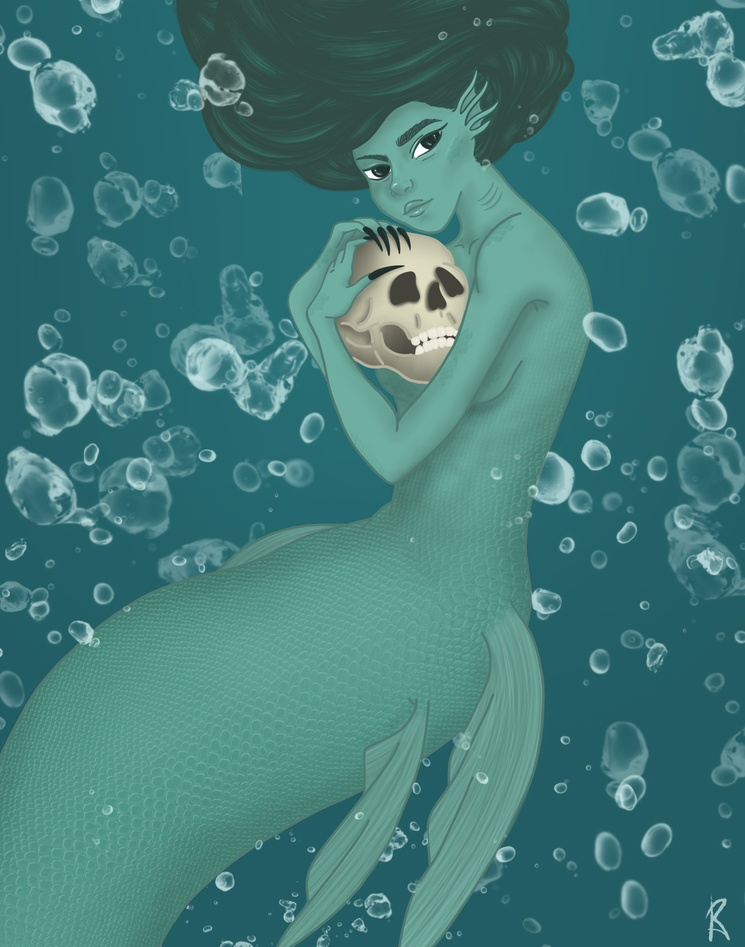
#> input picture test.jpg, 745 x 947 px, shrunk from 1701 x 2160 before the run
$ python filter.py
#> lines starting #> are read from the running program, lines starting #| are printed output that depends on the picture
from PIL import Image
import numpy as np


def get_gradation_step(gr_scale):
    """
    Returns gradation step in pixels
    calculated by number of gradation(grayscale)
    :param gr_scale: number of gradation
    :return: gradation step

    >>> get_gradation_step(5)
    63

    >>> get_gradation_step(10)
    28
    """
    return 255 // (gr_scale - 1)


def get_average_bright(img, y, x, step):
    """
    Returns cell average bright
    :param img: img as np.array
    :param y: start y coord
    :param x: start x coord
    :param step: size of mosaic
    :return: cell average bright
    >>> get_average_bright(np.array(Image.open("to_doctest.jpg")), 0, 0, 10)
    255
    """
    sum_bright = np.sum((img[y: y + step, x: x + step]) / 3)
    return int(sum_bright // (step * step))


def change_picture(y_stop, x_stop, step, img_arr, grad_step):
    """
    Returns changed img_arr
    :param y_stop: height - mosaic_size + 1
    :param x_stop: width - mosaic_size + 1
    :param step: mosaic_size
    :param img_arr: img as np.array
    :param grad_step: gradation step(result of get_gradation_step)
    :return: changed img_arr
    """
    for y in range(0, y_stop, step):
        for x in range(0, x_stop, step):
            aver_bright = get_average_bright(img_arr, y, x, step)
            img_arr[y: y + step, x: x + step] = int(aver_bright // grad_step) * grad_step
    return img_arr


def make_gray_picture(img_arr, mosaic_size, grayscale):
    """
    Returns modified img_arr
    :param img_arr: img as np.array
    :param mosaic_size: one cell size
    :param grayscale: number of gradation
    :return: modified img_arr
    """
    height = len(img_arr)
    width = len(img_arr[0])
    gradation_step = get_gradation_step(grayscale)
    return change_picture(
        height - mosaic_size + 1,
        width - mosaic_size + 1,
        mosaic_size,
        img_arr,
        gradation_step)


print("Enter the full name of the image:")
img = Image.open(input())
#> the answer given: test.jpg
#> img is the input picture: PIL image 745x947 RGB; mean R, G, B 65.9, 123, 121.4
img_array = np.array(img)
print("mosaic size:")
m_size = int(input())
#> the answer given: 100
print("gradation count:")
g_count = int(input())
#> the answer given: 3
print("and the full name of the result image:")
res_name = input()
#> the answer given: res.jpg
make_gray_picture(img_array, m_size, g_count)
#> in make_gray_picture, `height = len(img_arr)`: height = 947
#> in make_gray_picture, `width = len(img_arr[0])`: width = 745
#> the loop in change_picture, `for y in range(0, y_stop, step):` made 9 passes
#> after the loop in change_picture, `for y in range(0, y_stop, step):`:
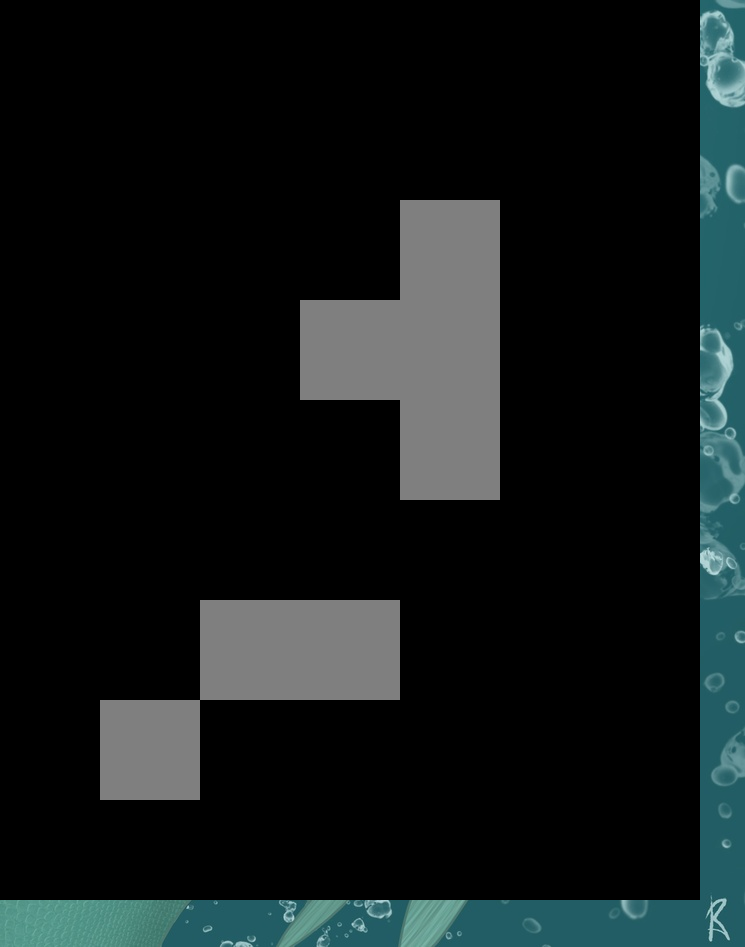
#> img_arr: shape (947, 745, 3); mean R, G, B 18.5, 24.7, 25.1
res = (Image.fromarray(img_array)).save(res_name)

if __name__ == "__main__":
    import doctest
#> (the run stopped early here; a loop or call above may not have finished)
